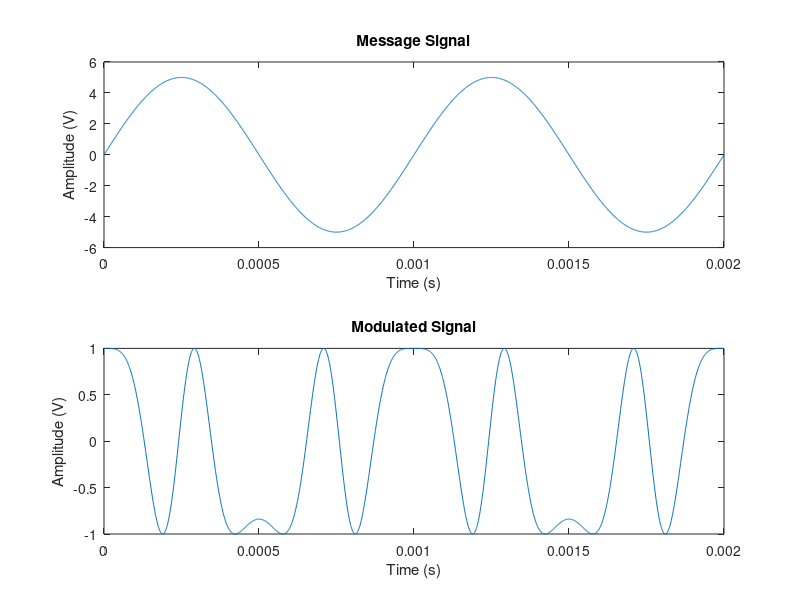

Reproduce this figure in MATLAB.
fm = 1000;
fc = 10 * 10 ^ 6;
am = 5;
ac = 1;
kf = 2 * pi * 1000;
t = 0:0.000001:2 / fm;

m = am * sin(2 * pi * fm * t);
phi = ac * cos(2 * pi * fc * t + kf * am * (1 - cos(2 * pi * fm * t)) / (2 * pi * fm));
subplot(2, 1, 1);
plot(t, m);
title('Message Signal');
xlabel('Time (s)')
ylabel('Amplitude (V)');
subplot(2, 1, 2);
plot(t, phi);
title('Modulated Signal');
xlabel('Time (s)')
ylabel('Amplitude (V)');